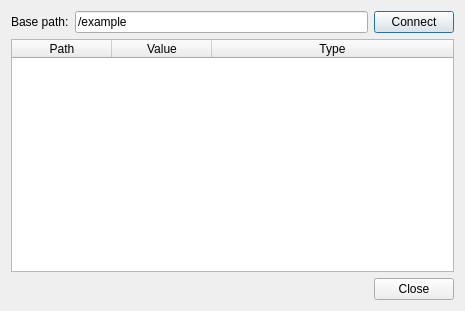
<?xml version="1.0" encoding="UTF-8"?>
<ui version="4.0">
 <class>ConsumerDialog</class>
 <widget class="QDialog" name="ConsumerDialog">
  <property name="geometry">
   <rect>
    <x>0</x>
    <y>0</y>
    <width>465</width>
    <height>311</height>
   </rect>
  </property>
  <property name="windowTitle">
   <string>Consumer</string>
  </property>
  <layout class="QVBoxLayout" name="verticalLayout">
   <item>
    <layout class="QHBoxLayout" name="horizontalLayout">
     <item>
      <widget class="QLabel" name="label">
       <property name="text">
        <string>Base path:</string>
       </property>
      </widget>
     </item>
     <item>
      <widget class="QLineEdit" name="basePath">
       <property name="sizePolicy">
        <sizepolicy hsizetype="MinimumExpanding" vsizetype="Fixed">
         <horstretch>0</horstretch>
         <verstretch>0</verstretch>
        </sizepolicy>
       </property>
       <property name="text">
        <string>/example</string>
       </property>
      </widget>
     </item>
     <item>
      <widget class="QPushButton" name="connectButton">
       <property name="text">
        <string>Connect</string>
       </property>
      </widget>
     </item>
    </layout>
   </item>
   <item>
    <widget class="QTableWidget" name="values">
     <attribute name="horizontalHeaderDefaultSectionSize">
      <number>100</number>
     </attribute>
     <attribute name="horizontalHeaderStretchLastSection">
      <bool>true</bool>
     </attribute>
     <attribute name="verticalHeaderVisible">
      <bool>false</bool>
     </attribute>
     <attribute name="verticalHeaderVisible">
      <bool>false</bool>
     </attribute>
     <column>
      <property name="text">
       <string>Path</string>
      </property>
     </column>
     <column>
      <property name="text">
       <string>Value</string>
      </property>
     </column>
     <column>
      <property name="text">
       <string>Type</string>
      </property>
     </column>
    </widget>
   </item>
   <item>
    <widget class="QDialogButtonBox" name="buttonBox">
     <property name="orientation">
      <enum>Qt::Horizontal</enum>
     </property>
     <property name="standardButtons">
      <set>QDialogButtonBox::Close</set>
     </property>
    </widget>
   </item>
  </layout>
 </widget>
 <resources/>
 <connections>
  <connection>
   <sender>buttonBox</sender>
   <signal>accepted()</signal>
   <receiver>ConsumerDialog</receiver>
   <slot>accept()</slot>
   <hints>
    <hint type="sourcelabel">
     <x>248</x>
     <y>254</y>
    </hint>
    <hint type="destinationlabel">
     <x>157</x>
     <y>274</y>
    </hint>
   </hints>
  </connection>
  <connection>
   <sender>buttonBox</sender>
   <signal>rejected()</signal>
   <receiver>ConsumerDialog</receiver>
   <slot>reject()</slot>
   <hints>
    <hint type="sourcelabel">
     <x>316</x>
     <y>260</y>
    </hint>
    <hint type="destinationlabel">
     <x>286</x>
     <y>274</y>
    </hint>
   </hints>
  </connection>
 </connections>
</ui>
